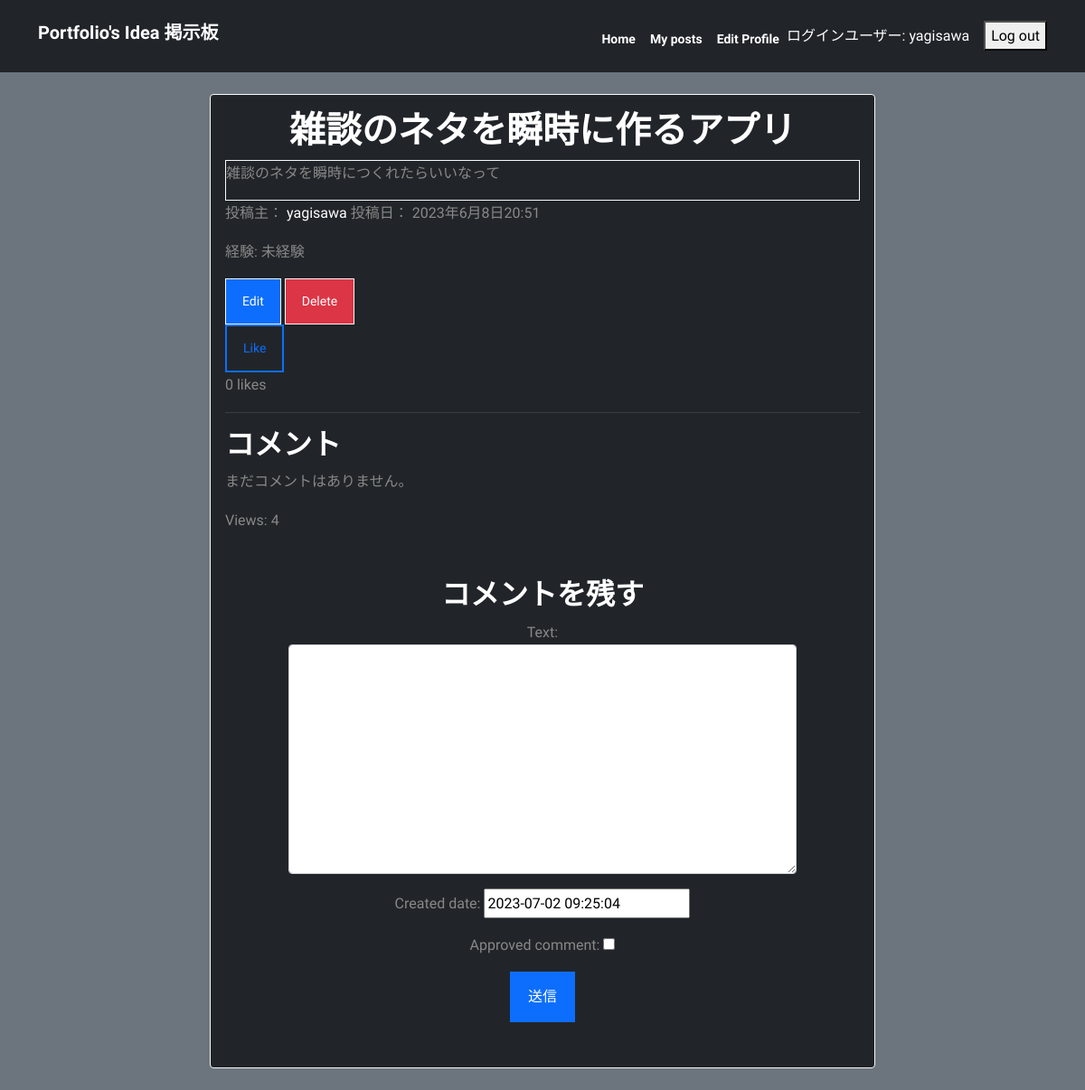
The page /post/38/ (signed in) on the database as committed earlier.
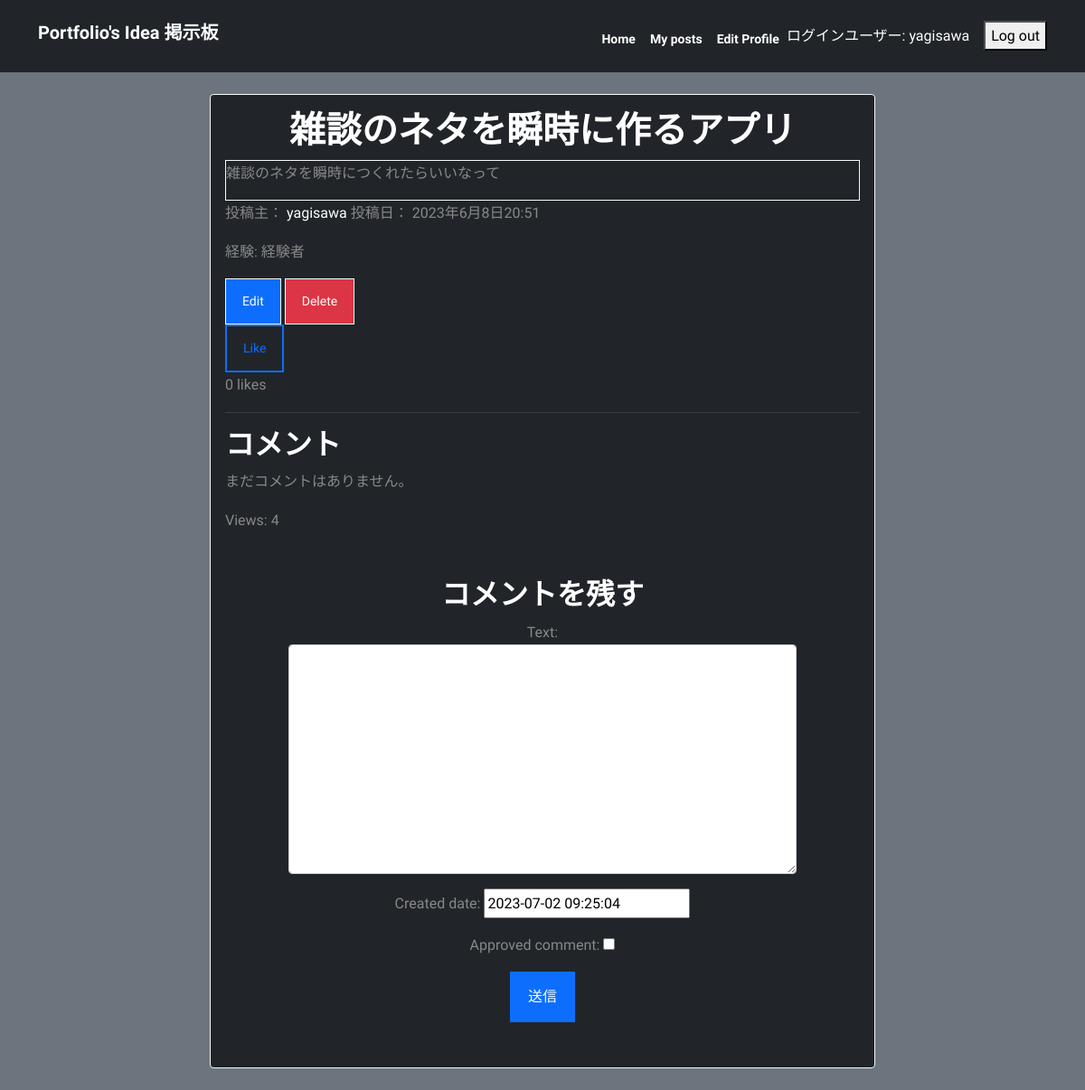
The same page on the database as committed later.
### myapp/models.py (models this page shows, shortened)
class Post(models.Model):
    title = models.CharField(max_length=200)
    content = models.TextField()
    author = models.ForeignKey(User, on_delete=models.CASCADE)
    created_at = models.DateTimeField(auto_now_add=True)
    updated_at = models.DateTimeField(auto_now=True)
    likes = models.ManyToManyField(settings.AUTH_USER_MODEL, related_name='likes', blank=True)
    views = models.IntegerField(default=0)
    icon = models.ImageField(upload_to='icons/', blank=True, null=True)

class Profile(models.Model):
    EXPERIENCE_CHOICES = [
        ('未経験', '未経験'),
        ('経験者', '経験者'),
    ]
    user = models.OneToOneField(User, on_delete=models.CASCADE)
    bio = models.TextField(max_length=500, blank=True)
    website = models.URLField(max_length=200, blank=True)
    location = models.CharField(max_length=100, blank=True)
    avatar = models.ImageField(upload_to='avatars/', blank=True, null=True)
    followers = models.ManyToManyField(User, related_name='following', blank=True)
    followers_count = models.PositiveIntegerField(default=0)
    experience = models.CharField(max_length=10, choices=EXPERIENCE_CHOICES, default='未経験')

### myapp/views.py (the view)
# urls.py: path('post/<int:pk>/', views.post_detail, name='post_detail'),
def post_detail(request, pk):
    post = get_object_or_404(Post, pk=pk)
    post.views += 1
    post.save()
    comments = post.comments.filter(approved_comment=True)
    if request.method == 'POST':
        form = CommentForm(request.POST)
        if form.is_valid():
            comment = form.save(commit=False)
            comment.post = post
            comment.save()
            return redirect('post_detail', pk=post.pk)
    else:
        form = CommentForm()
    return render(request, 'myapp/post_detail.html', {'post': post, 'form': form, 'comments': comments})

### myapp/forms.py
class CommentForm(forms.ModelForm):
    class Meta:
        model = Comment
        fields = ('text', 'created_date', 'approved_comment')
        widgets = {
            'text': forms.Textarea(attrs={'class': 'form-control'}),
        }

### myapp/templates/myapp/post_detail.html (shortened to what this page needs)
{% extends 'base.html' %}
{% load static %}
{% block content %}
  <div class="container">
    <div class="row justify-content-center">
      <div class="col-md-8">
        <div class="card my-4 bg-dark border border-light">
          <div class="card-body">
            <h1 class="text-center">{{ post.title }}</h1>
            <div class="post-content border border-light">
              <p>{{ post.content }}</p>
            </div>
            <p>投稿主： <a href="{% url 'profile' username=post.author %}">{{ post.author }}</a> 投稿日： {{ post.created_at }}</p>
            {% if user.is_authenticated and user == post.author %}
            <div>
              <p>経験: {{ post.author.profile.experience }}</p>
            </div>
            <div>
              <a href="{% url 'post_edit' post.pk %}" class="btn btn-primary btn-sm border border-light">Edit</a>
              <a href="{% url 'post_delete' post.pk %}" class="btn btn-danger btn-sm border border-light" onclick="return confirm('削除した投稿は元に戻りません。本当に削除しますか？')">Delete</a>
            </div>
            {% endif %}
            {% if user.is_authenticated %}
              <form method="POST" action="{% url 'post_like' post.pk %}">
                {% if request.user in post.likes.all %}
                  <button type="submit" class="btn btn-sm btn-danger">Unlike</button>
                {% else %}
                  <button type="submit" class="btn btn-sm btn-outline-primary">Like</button>
                {% endif %}
              </form>
            {% else %}
              <p>ログインしたら機能を使えます</p>
            {% endif %}
            <p>{{ post.likes.count }} likes</p>
            <hr>
            <div class="comments">
              <h2>コメント</h2>
              {% for comment in comments %}
                <div class="comment border border-secondary rounded text-white">
                  <p class="info">
                    {{ comment.author }}
                    <span class="date">{{ comment.created_date }}</span>
                  </p>
                  {% if comment.approved_comment %}
                    <p>{{ comment.text|linebreaks }}</p>
                  {% else %}
                    <p class="text-muted">This comment is waiting for approval by the site administrator.</p>
                  {% endif %}
                </div>
              {% empty %}
                <p>まだコメントはありません。</p>
              {% endfor %}
            </div>
            <p>Views: {{ post.views }}</p>
            {% if user.is_authenticated %}
              <div style="display: flex; justify-content: center; align-items: center; height: 70vh;">
                <div style="text-align: center; width: 80%;">
                  <h2>コメントを残す</h2>
                  <form method="POST" class="comment-form bg-dark" action="{% url 'add_comment_to_post' pk=post.pk %}">
                      {{ form.as_p }}
                      <button type="submit" class="btn btn-primary">送信</button>
                  </form>
                </div>
              </div>
            {% endif %}
          </div>
        </div>
      </div>
    </div>
  </div>
{% endblock %}

Rows that differ between the two databases and show on the page:
changed through a linked row, Post "雑談のネタを瞬時に作るアプリ": author.profile.experience "未経験" → "経験者"
